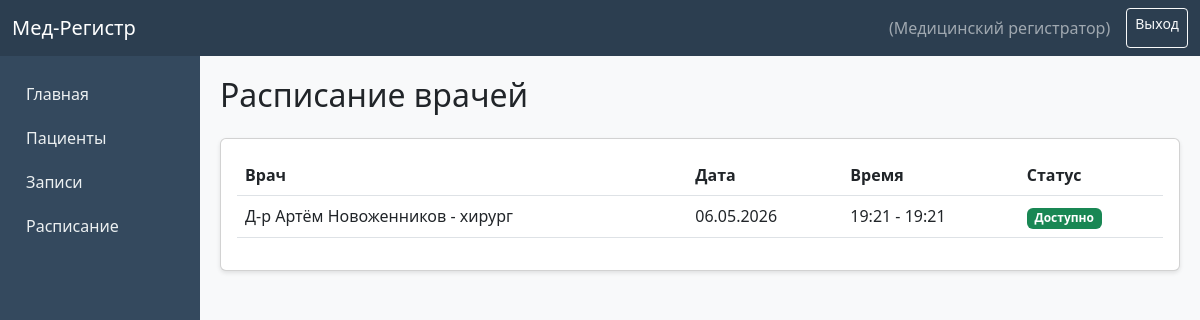
The app's page /schedules/ (signed in) with its own data.
### accounts/models.py (models this page shows, shortened)
class User(AbstractUser):
    ROLE_CHOICES = (
        ('registrator', 'Медицинский регистратор'),
        ('doctor', 'Врач'),
        ('admin', 'Администратор'),
    )
    role = models.CharField(
        max_length=20,
        choices=ROLE_CHOICES,
        default='registrator',
        verbose_name='Роль'
    )
    phone = models.CharField(
        max_length=20,
        blank=True,
        null=True,
        verbose_name='Телефон'
    )
    class Meta:
        verbose_name = 'Пользователь'
        verbose_name_plural = 'Пользователи'

### registry/models.py (models this page shows, shortened)
class Schedule(models.Model):
    doctor = models.ForeignKey(
        Doctor,
        on_delete=models.CASCADE,
        related_name='schedules',
        verbose_name='Врач'
    )
    date = models.DateField(
        verbose_name='Дата приема'
    )
    start_time = models.TimeField(
        verbose_name='Начало приема'
    )
    end_time = models.TimeField(
        verbose_name='Конец приема'
    )
    is_available = models.BooleanField(
        default=True,
        verbose_name='Доступен для записи'
    )
    class Meta:
        verbose_name = 'Запись в расписании'
        verbose_name_plural = 'Расписание врачей'
        ordering = ['date', 'start_time']
        unique_together = ['doctor', 'date', 'start_time']

class Doctor(models.Model):
    user = models.OneToOneField(
        'accounts.User',
        on_delete=models.CASCADE,
        related_name='doctor_profile',
        verbose_name='Пользователь'
    )
    specialty = models.CharField(
        max_length=100,
        verbose_name='Специальность'
    )
    cabinet = models.CharField(
        max_length=20,
        blank=True,
        verbose_name='Кабинет'
    )
    work_schedule = models.TextField(
        blank=True,
        verbose_name='График работы'
    )
    class Meta:
        verbose_name = 'Врач'
        verbose_name_plural = 'Врачи'
    def __str__(self):
        return f"Д-р {self.user.get_full_name()} - {self.specialty}"

### registry/views.py (the view)
# urls.py: path('schedules/', views.schedule_list, name='schedule_list'),
@login_required
def schedule_list(request):
    if request.user.role not in ['registrator', 'admin', 'doctor']:
        messages.error(request, 'У вас нет доступа к этой странице')
        return redirect('registry:dashboard')
    schedules = Schedule.objects.select_related('doctor').all()
    if request.user.role == 'doctor':
        try:
            doctor = request.user.doctor_profile
            schedules = schedules.filter(doctor=doctor)
        except Doctor.DoesNotExist:
            schedules = Schedule.objects.none()
    context = {'schedules': schedules}
    return render(request, 'registry/schedule_list.html', context)

### registry/templates/registry/schedule_list.html (shortened to what this page needs)
{% extends 'base.html' %}
{% block content %}
<h2 class="mb-4"> Расписание врачей</h2>
<div class="card">
    <div class="card-body">
        <table class="table table-hover">
            <thead>
                <tr>
                    <th>Врач</th>
                    <th>Дата</th>
                    <th>Время</th>
                    <th>Статус</th>
                </tr>
            </thead>
            <tbody>
                {% for schedule in schedules %}
                <tr>
                    <td>{{ schedule.doctor }}</td>
                    <td>{{ schedule.date|date:"d.m.Y" }}</td>
                    <td>{{ schedule.start_time }} - {{ schedule.end_time }}</td>
                    <td>
                        {% if schedule.is_available %}
                        <span class="badge bg-success">Доступно</span>
                        {% else %}
                        <span class="badge bg-danger">Занято</span>
                        {% endif %}
                    </td>
                </tr>
                {% empty %}
                <tr>
                    <td colspan="4" class="text-center">Расписание пусто</td>
                </tr>
                {% endfor %}
            </tbody>
        </table>
    </div>
</div>
{% endblock %}

### registry/templates/base.html (shortened to what this page needs)
<!DOCTYPE html>
<html lang="ru">
<head>
    <link href="https://cdn.jsdelivr.net/npm/bootstrap@5.3.0/dist/css/bootstrap.min.css" rel="stylesheet">
</head>
<body>
    <nav class="navbar navbar-expand-lg navbar-dark">
        <div class="container-fluid">
            <a class="navbar-brand" href="{% url 'registry:dashboard' %}">Мед-Регистр</a>
            {% if user.is_authenticated %}
            <div class="d-flex">
                <span class="navbar-text me-3">{{ user.get_full_name }} ({{ user.get_role_display }})</span>
                <a href="{% url 'accounts:logout' %}" class="btn btn-outline-light btn-sm">Выход</a>
            </div>
            {% endif %}
        </div>
    </nav>
    <div class="container-fluid">
        <div class="row">
            {% if user.is_authenticated %}
            <div class="col-md-2 sidebar p-3">
                <a href="{% url 'registry:dashboard' %}">Главная</a>
                {% if user.role == 'registrator' or user.role == 'admin' %}
                <a href="{% url 'registry:patient_list' %}">Пациенты</a>
                <a href="{% url 'registry:appointment_list' %}">Записи</a>
                <a href="{% url 'registry:schedule_list' %}">Расписание</a>
                {% endif %}
            </div>
            {% endif %}
            <div class="{% if user.is_authenticated %}col-md-10{% else %}col-12{% endif %} content">
                {% block content %}{% endblock %}
            </div>
        </div>
    </div>
</body>
</html>

### registry/templates/base.html (style rules this page uses)
body { background-color: #f8f9fa; }
.navbar { background-color: #2c3e50 !important; }
.sidebar { min-height: calc(100vh - 56px); background-color: #34495e; color: white; }
.sidebar a { color: #ecf0f1; text-decoration: none; display: block; padding: 10px; }
.content { padding: 20px; }
.card { margin-bottom: 20px; box-shadow: 0 2px 4px rgba(0,0,0,0.1); }

### records on screen
User: role "Медицинский регистратор"
Schedule: doctor "Д-р Артём Новоженников - хирург", date "06.05.2026", start_time "19:21", end_time "19:21", is_available "Доступно"
